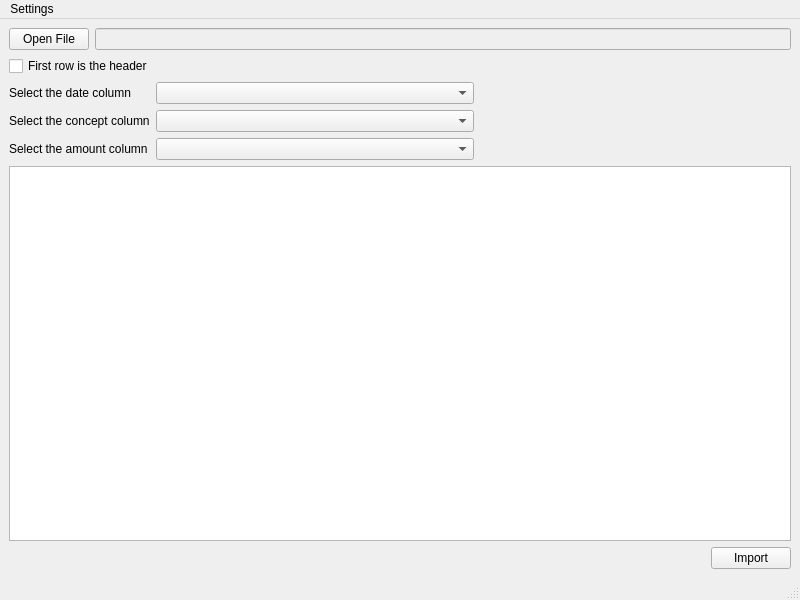
<?xml version="1.0" encoding="UTF-8"?>
<ui version="4.0">
 <class>MainWindow</class>
 <widget class="QMainWindow" name="MainWindow">
  <property name="geometry">
   <rect>
    <x>0</x>
    <y>0</y>
    <width>800</width>
    <height>600</height>
   </rect>
  </property>
  <property name="windowTitle">
   <string>MainWindow</string>
  </property>
  <widget class="QWidget" name="centralwidget">
   <layout class="QGridLayout" name="gridLayout_2">
    <item row="0" column="0">
     <layout class="QGridLayout" name="gridLayout">
      <item row="1" column="0">
       <widget class="QCheckBox" name="firstRowCheckBox">
        <property name="text">
         <string>First row is the header</string>
        </property>
       </widget>
      </item>
      <item row="0" column="0">
       <layout class="QHBoxLayout" name="horizontalLayout">
        <item>
         <widget class="QPushButton" name="openFileButton">
          <property name="text">
           <string>Open File</string>
          </property>
         </widget>
        </item>
        <item>
         <widget class="QLineEdit" name="fileNameEdit">
          <property name="enabled">
           <bool>false</bool>
          </property>
         </widget>
        </item>
       </layout>
      </item>
      <item row="2" column="0">
       <layout class="QGridLayout" name="gridLayout_3">
        <item row="1" column="1">
         <widget class="QComboBox" name="descriptionColumnComboBox"/>
        </item>
        <item row="0" column="0">
         <widget class="QLabel" name="label">
          <property name="text">
           <string>Select the date column</string>
          </property>
         </widget>
        </item>
        <item row="2" column="0">
         <widget class="QLabel" name="label_3">
          <property name="text">
           <string>Select the amount column</string>
          </property>
         </widget>
        </item>
        <item row="2" column="1">
         <widget class="QComboBox" name="amountColumnComboBox"/>
        </item>
        <item row="1" column="2">
         <spacer name="horizontalSpacer_2">
          <property name="orientation">
           <enum>Qt::Horizontal</enum>
          </property>
          <property name="sizeHint" stdset="0">
           <size>
            <width>40</width>
            <height>20</height>
           </size>
          </property>
         </spacer>
        </item>
        <item row="1" column="0">
         <widget class="QLabel" name="label_2">
          <property name="text">
           <string>Select the concept column</string>
          </property>
         </widget>
        </item>
        <item row="0" column="1">
         <widget class="QComboBox" name="dateColumnComboBox">
          <property name="sizePolicy">
           <sizepolicy hsizetype="MinimumExpanding" vsizetype="Fixed">
            <horstretch>0</horstretch>
            <verstretch>0</verstretch>
           </sizepolicy>
          </property>
          <property name="editable">
           <bool>false</bool>
          </property>
         </widget>
        </item>
       </layout>
      </item>
     </layout>
    </item>
    <item row="1" column="0">
     <layout class="QVBoxLayout" name="verticalLayout">
      <item>
       <widget class="QTableWidget" name="filePreviewTable"/>
      </item>
      <item>
       <layout class="QHBoxLayout" name="horizontalLayout_3">
        <item>
         <spacer name="horizontalSpacer">
          <property name="orientation">
           <enum>Qt::Horizontal</enum>
          </property>
          <property name="sizeHint" stdset="0">
           <size>
            <width>40</width>
            <height>20</height>
           </size>
          </property>
         </spacer>
        </item>
        <item>
         <widget class="QPushButton" name="ImportButton">
          <property name="text">
           <string>Import</string>
          </property>
         </widget>
        </item>
       </layout>
      </item>
     </layout>
    </item>
   </layout>
  </widget>
  <widget class="QMenuBar" name="menubar">
   <property name="geometry">
    <rect>
     <x>0</x>
     <y>0</y>
     <width>800</width>
     <height>37</height>
    </rect>
   </property>
   <widget class="QMenu" name="menuSettings">
    <property name="title">
     <string>Settings</string>
    </property>
    <addaction name="actionDatabase"/>
   </widget>
   <addaction name="menuSettings"/>
  </widget>
  <widget class="QStatusBar" name="statusbar"/>
  <action name="actionDatabase">
   <property name="text">
    <string>Database...</string>
   </property>
  </action>
 </widget>
 <resources/>
 <connections/>
</ui>
